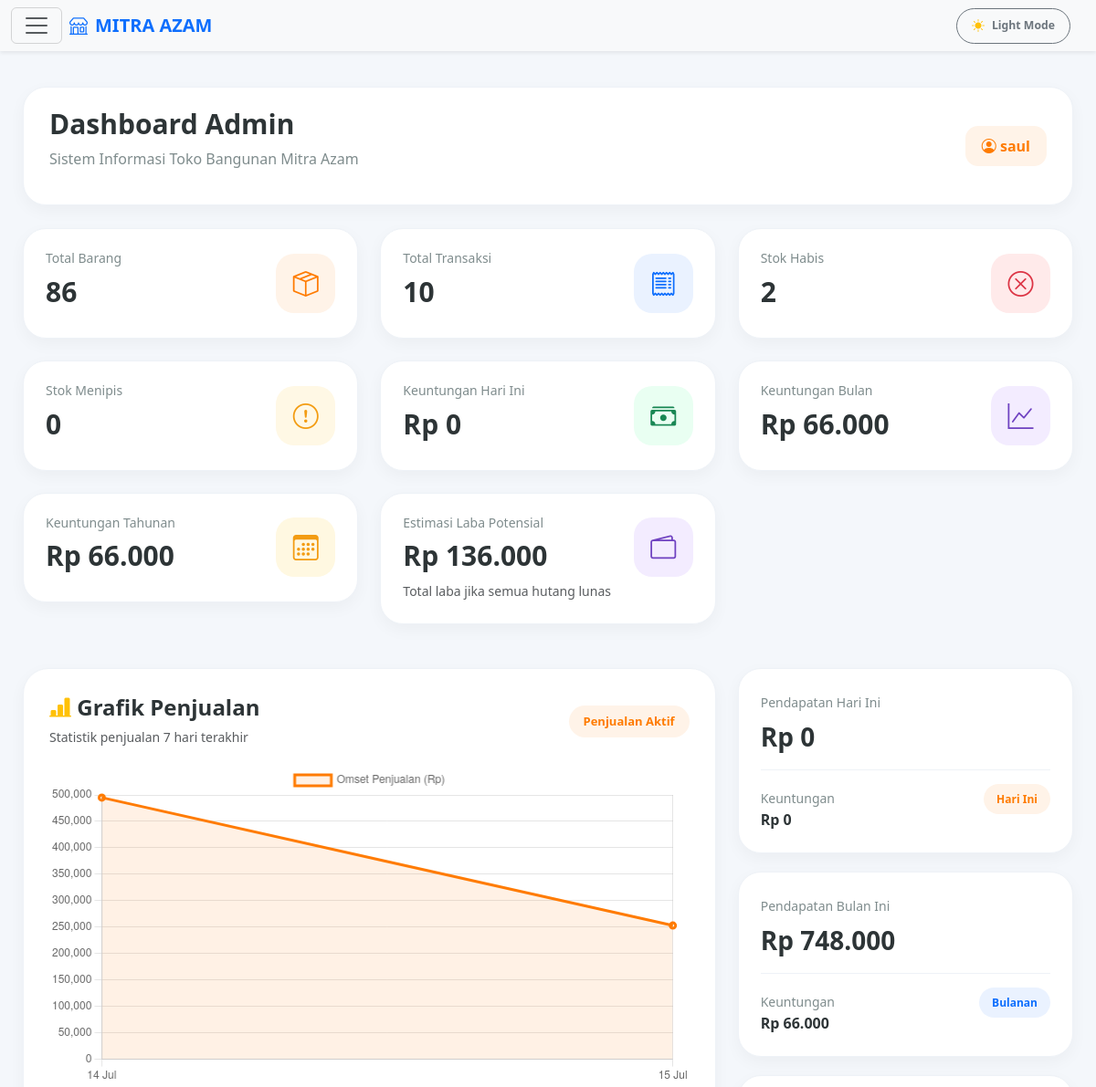
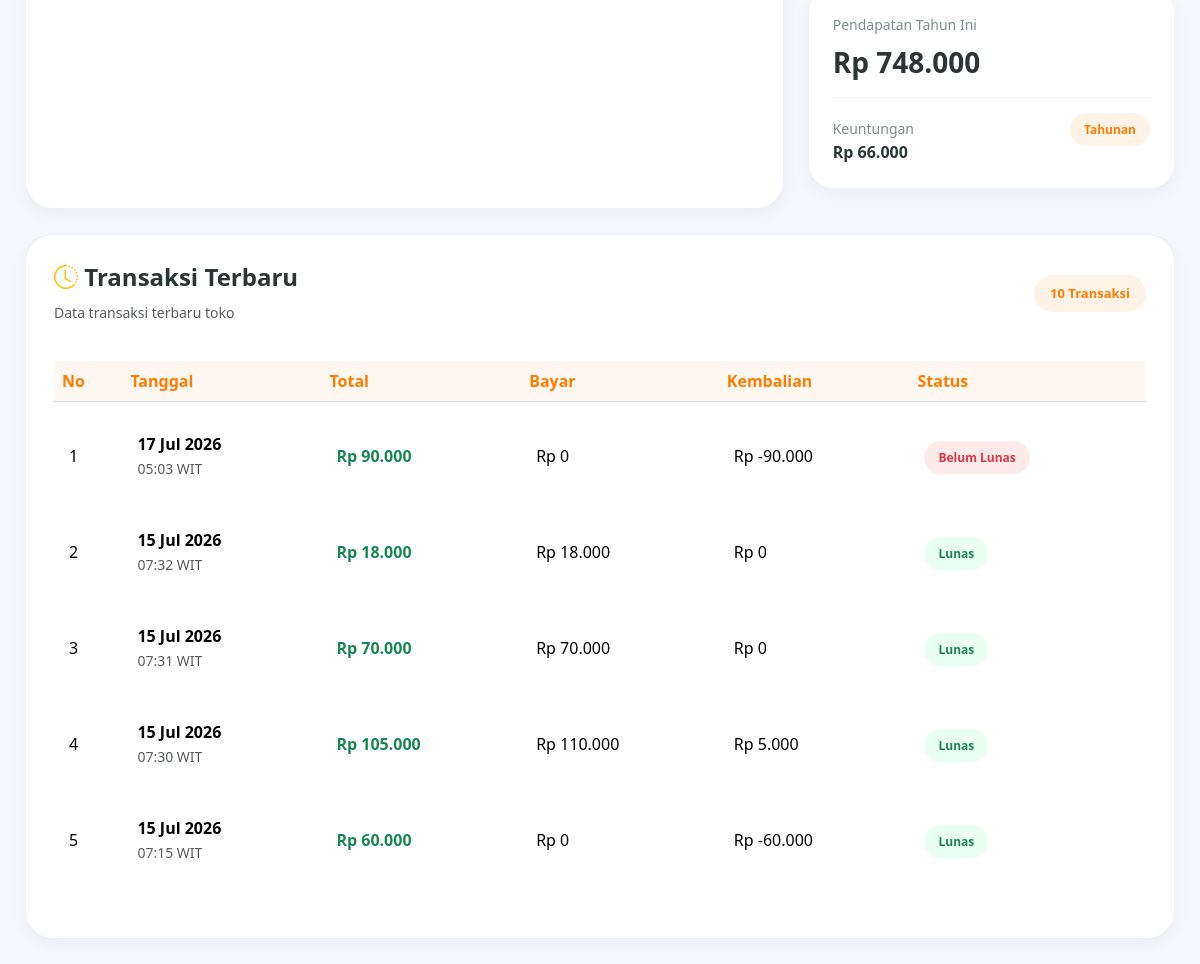
Page /admin/dashboard.php (signed in) on the earlier database version (2 pictures, top to bottom).
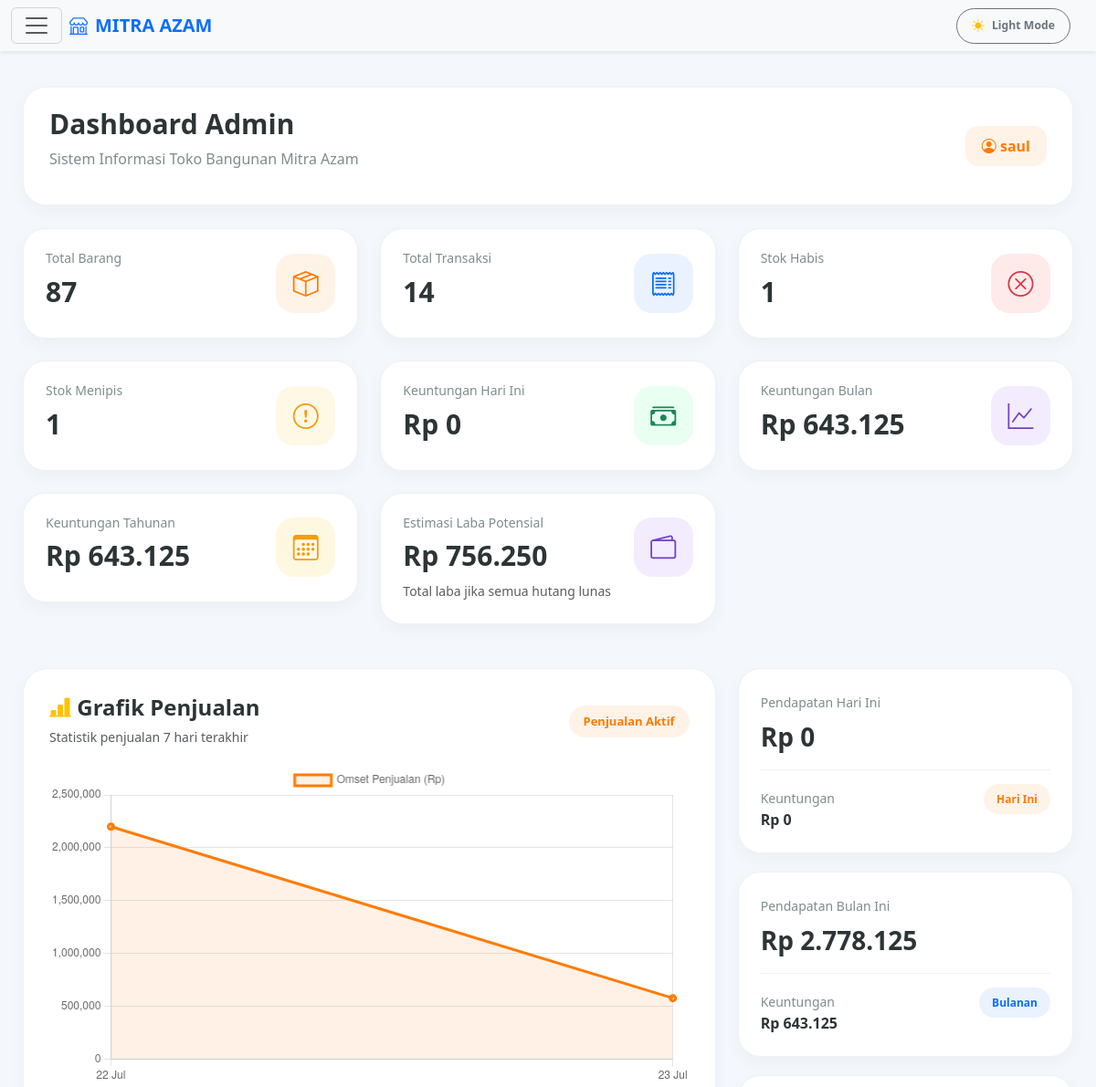
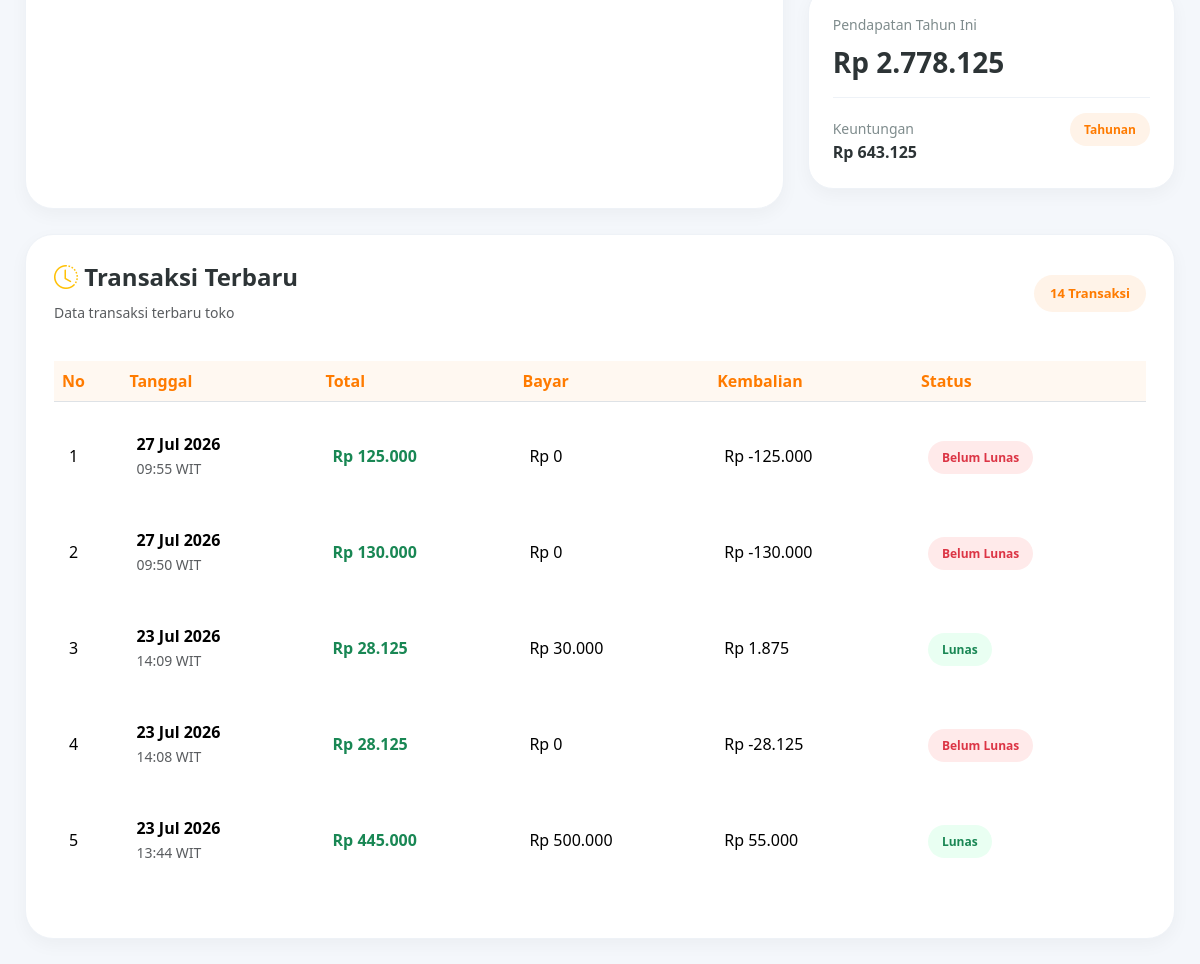
Same page on the later database version (2 pictures, top to bottom).
### tables this page shows
CREATE TABLE `setting` (
  `id_setting` int(11) NOT NULL AUTO_INCREMENT,
  `tema` varchar(20) NOT NULL DEFAULT 'light',
  `notifikasi_stok` varchar(20) NOT NULL,
  `auto_backup` varchar(20) NOT NULL DEFAULT 'nonaktif',
  `terakhir_backup` datetime DEFAULT NULL,
  PRIMARY KEY (`id_setting`)
);

CREATE TABLE `penjualan` (
  `id_penjualan` int(11) NOT NULL AUTO_INCREMENT,
  `tanggal` datetime NOT NULL,
  `total_harga` int(11) NOT NULL,
  `bayar` int(11) NOT NULL,
  `metode_pembayaran` varchar(50) DEFAULT NULL,
  `referensi` varchar(100) DEFAULT NULL,
  `bukti_pembayaran` varchar(255) DEFAULT NULL,
  `kasir` int(11) DEFAULT NULL,
  `nama_kasir` varchar(100) DEFAULT NULL,
  `id_customer` int(11) DEFAULT NULL,
  `kembali` int(11) NOT NULL,
  `nama_customer` varchar(100) DEFAULT NULL,
  `jatuh_tempo` date DEFAULT NULL,
  `status_pembayaran` enum('Lunas','Belum Lunas') NOT NULL,
  `metode_pelunasan` varchar(30) DEFAULT NULL,
  `tanggal_pelunasan` datetime DEFAULT NULL,
  `bukti_pelunasan` varchar(255) DEFAULT NULL,
  `keuntungan` int(11) NOT NULL,
  `id_user` int(11) NOT NULL,
  PRIMARY KEY (`id_penjualan`)
);

### admin/dashboard.php (the view, shortened to what this page needs)
<?php
require_once '../config/koneksi.php';
$queryGlobalSetting = mysqli_query($conn, "SELECT tema FROM setting LIMIT 1");
$globalSetting = mysqli_fetch_assoc($queryGlobalSetting);
$tema_sistem = $globalSetting['tema'] ?? ($_SESSION['tema'] ?? 'light');
$current_tema = $tema_sistem;
$q_barang = mysqli_query(
    $conn,
    "SELECT COUNT(*) AS total FROM barang"
);
$d_barang = mysqli_fetch_assoc($q_barang);
$total_barang = $d_barang['total'] ?? 0;
$q_stok = mysqli_query(
    $conn,
    "SELECT COUNT(*) AS total
     FROM barang
     WHERE stok > 0
     AND stok <= stok_minimum"
);
$d_stok = mysqli_fetch_assoc($q_stok);
$stok_menipis = $d_stok['total'] ?? 0;
$q_habis = mysqli_query(
    $conn,
    "SELECT COUNT(*) AS total
     FROM barang
     WHERE stok <= 0"
);
$d_habis = mysqli_fetch_assoc($q_habis);
$stok_habis = $d_habis['total'] ?? 0;
$q_transaksi = mysqli_query(
    $conn,
    "SELECT COUNT(*) AS total
     FROM penjualan"
);
$d_transaksi = mysqli_fetch_assoc($q_transaksi);
$total_transaksi = $d_transaksi['total'] ?? 0;
$q_hari_ini = mysqli_query(
    $conn,
    "SELECT
    SUM(total_harga) AS total,
    SUM(keuntungan) AS keuntungan
    FROM penjualan
    WHERE DATE(tanggal) = CURDATE()
    AND status_pembayaran = 'Lunas'"
);
$d_hari_ini = mysqli_fetch_assoc($q_hari_ini);
$pendapatan_hari_ini = $d_hari_ini['total'] ?? 0;
$keuntungan_hari_ini = $d_hari_ini['keuntungan'] ?? 0;
$q_bulan = mysqli_query(
    $conn,
    "SELECT
    SUM(total_harga) AS total,
    SUM(keuntungan) AS keuntungan
    FROM penjualan
    WHERE MONTH(tanggal) = MONTH(CURDATE())
    AND YEAR(tanggal) = YEAR(CURDATE())
    AND status_pembayaran = 'Lunas'"
);
$d_bulan = mysqli_fetch_assoc($q_bulan);
$pendapatan_bulan = $d_bulan['total'] ?? 0;
$keuntungan_bulan = $d_bulan['keuntungan'] ?? 0;
$q_tahun = mysqli_query(
    $conn,
    "SELECT
        SUM(total_harga) AS total,
        SUM(keuntungan) AS keuntungan
     FROM penjualan
     WHERE YEAR(tanggal) = YEAR(CURDATE())
     AND status_pembayaran = 'Lunas'"
);
$d_tahun = mysqli_fetch_assoc($q_tahun);
$pendapatan_tahun = $d_tahun['total'] ?? 0;
$keuntungan_tahun = $d_tahun['keuntungan'] ?? 0;
$q_potensial = mysqli_query(
    $conn,
    "SELECT SUM(keuntungan) AS total_potensial
     FROM penjualan"
);
$d_potensial = mysqli_fetch_assoc($q_potensial);
$laba_potensial = $d_potensial['total_potensial'] ?? 0;
$transaksi = mysqli_query(
    $conn,
    "SELECT *
    FROM penjualan
    ORDER BY id_penjualan DESC
    LIMIT 5"
);
?>
<!DOCTYPE html>
<html lang="id" data-bs-theme="<?= $current_tema ?>">
<head>
    <link href="https://cdn.jsdelivr.net/npm/bootstrap@5.3.3/dist/css/bootstrap.min.css" rel="stylesheet">
    <link rel="stylesheet" href="https://cdn.jsdelivr.net/npm/bootstrap-icons@1.11.3/font/bootstrap-icons.min.css">
</head>
<body class="<?= $current_tema == 'dark' ? 'dark-theme' : ''; ?>">
<nav class="navbar bg-body-tertiary fixed-top shadow-sm">
  <div class="container-fluid">
    <button class="navbar-toggler" type="button" data-bs-toggle="offcanvas" data-bs-target="#offcanvasNavbar">
      <span class="navbar-toggler-icon"></span>
    </button>
    <a class="navbar-brand d-flex align-items-center me-auto ms-2 fw-bold text-primary" href="dashboard.php">
      <i class="bi bi-shop me-2"></i> MITRA AZAM
    </a>
    <button class="btn btn-sm btn-outline-secondary rounded-pill px-3 py-2 d-flex align-items-center gap-2 me-3" id="themeToggleBtn">
        <i class="bi <?= $current_tema == 'dark' ? 'bi-moon-stars-fill text-warning' : 'bi-sun-fill text-warning'; ?>"></i>
        <span class="small fw-semibold d-none d-md-inline"><?= $current_tema == 'dark' ? 'Dark Mode' : 'Light Mode'; ?></span>
    </button>
  </div>
</nav>
<div class="content">
    <div class="topbar">
        <div>
            <h2>Dashboard Admin</h2>
            <p>Sistem Informasi Toko Bangunan Mitra Azam</p>
        </div>
        <div class="profile-admin">
            <i class="bi bi-person-circle"></i>
            <?= htmlspecialchars($_SESSION['nama'] ?? 'Admin'); ?>
        </div>
    </div>
    <div class="row g-4">
        <div class="col-md-6 col-lg-4">
            <a href="barang.php" class="dashboard-card">
                <div class="card-flex">
                    <div>
                        <h6>Total Barang</h6>
                        <h3><?= $total_barang; ?></h3>
                    </div>
                    <div class="icon-box orange"><i class="bi bi-box-seam"></i></div>
                </div>
            </a>
        </div>
        <div class="col-md-6 col-lg-4">
            <a href="laporan.php" class="dashboard-card">
                <div class="card-flex">
                    <div>
                        <h6>Total Transaksi</h6>
                        <h3><?= $total_transaksi; ?></h3>
                    </div>
                    <div class="icon-box blue"><i class="bi bi-receipt"></i></div>
                </div>
            </a>
        </div>
        <div class="col-md-6 col-lg-4">
            <a href="barang.php?filter=habis" class="dashboard-card">
                <div class="card-flex">
                    <div>
                        <h6>Stok Habis</h6>
                        <h3><?= $stok_habis; ?></h3>
                    </div>
                    <div class="icon-box red"><i class="bi bi-x-circle"></i></div>
                </div>
            </a>
        </div>
        <div class="col-md-6 col-lg-4">
            <a href="barang.php?filter=menipis" class="dashboard-card">
                <div class="card-flex">
                    <div>
                        <h6>Stok Menipis</h6>
                        <h3><?= $stok_menipis; ?></h3>
                    </div>
                    <div class="icon-box yellow"><i class="bi bi-exclamation-circle"></i></div>
                </div>
            </a>
        </div>
        <div class="col-md-6 col-lg-4">
            <div class="dashboard-card">
                <div class="card-flex">
                    <div>
                        <h6>Keuntungan Hari Ini</h6>
                        <h3>Rp <?= number_format($keuntungan_hari_ini,0,',','.'); ?></h3>
                    </div>
                    <div class="icon-box green"><i class="bi bi-cash-stack"></i></div>
                </div>
            </div>
        </div>
        <div class="col-md-6 col-lg-4">
            <div class="dashboard-card">
                <div class="card-flex">
                    <div>
                        <h6>Keuntungan Bulan</h6>
                        <h3>Rp <?= number_format($keuntungan_bulan,0,',','.'); ?></h3>
                    </div>
                    <div class="icon-box purple"><i class="bi bi-graph-up"></i></div>
                </div>
            </div>
        </div>
        <div class="col-md-6 col-lg-4">
            <div class="dashboard-card">
                <div class="card-flex">
                    <div>
                        <h6>Keuntungan Tahunan</h6>
                        <h3>Rp <?= number_format($keuntungan_tahun,0,',','.'); ?></h3>
                    </div>
                    <div class="icon-box gold"><i class="bi bi-calendar3"></i></div>
                </div>
            </div>
        </div>
        <div class="col-md-6 col-lg-4">
            <div class="dashboard-card">
                <div class="card-flex">
                    <div>
                        <h6>Estimasi Laba Potensial</h6>
                        <h3>Rp <?= number_format($laba_potensial, 0, ',', '.'); ?></h3>
                    </div>
                    <div class="icon-box purple"><i class="bi bi-wallet2"></i></div>
                </div>
                <small class="text-muted">Total laba jika semua hutang lunas</small>
            </div>
        </div>
    </div>
    <div class="row mt-4 g-4">
        <div class="col-lg-8">
            <div class="chart-box">
                <div class="chart-header">
                    <div>
                        <h4><i class="bi bi-bar-chart-line-fill text-warning"></i> Grafik Penjualan</h4>
                        <small class="text-muted">Statistik penjualan 7 hari terakhir</small>
                    </div>
                    <div class="chart-badge">Penjualan Aktif</div>
                </div>
                <div class="chart-container">
                    <canvas id="grafikPenjualan"></canvas>
                </div>
            </div>
        </div>
        <div class="col-lg-4">
            <div class="income-card">
                <small>Pendapatan Hari Ini</small>
                <h4>Rp <?= number_format($pendapatan_hari_ini,0,',','.'); ?></h4>
                <div class="income-footer">
                    <div>
                        <small>Keuntungan</small>
                        <div class="fw-bold">Rp <?= number_format($keuntungan_hari_ini,0,',','.'); ?></div>
                    </div>
                    <div><span class="income-tag tag-orange">Hari Ini</span></div>
                </div>
            </div>
            <div class="income-card">
                <small>Pendapatan Bulan Ini</small>
                <h4>Rp <?= number_format($pendapatan_bulan,0,',','.'); ?></h4>
                <div class="income-footer">
                    <div>
                        <small>Keuntungan</small>
                        <div class="fw-bold">Rp <?= number_format($keuntungan_bulan,0,',','.'); ?></div>
                    </div>
                    <div><span class="income-tag tag-blue">Bulanan</span></div>
                </div>
            </div>
            <div class="income-card">
                <small>Pendapatan Tahun Ini</small>
                <h4>Rp <?= number_format($pendapatan_tahun,0,',','.'); ?></h4>
                <div class="income-footer">
                    <div>
                        <small>Keuntungan</small>
                        <div class="fw-bold">Rp <?= number_format($keuntungan_tahun,0,',','.'); ?></div>
                    </div>
                    <div><span class="income-tag tag-orange">Tahunan</span></div>
                </div>
            </div>
        </div>
    </div>
    <div class="transaction-box">
        <div class="transaction-header">
            <div>
                <h4><i class="bi bi-clock-history text-warning"></i> Transaksi Terbaru</h4>
                <small class="text-muted">Data transaksi terbaru toko</small>
            </div>
            <div class="transaction-count"><?= $total_transaksi; ?> Transaksi</div>
        </div>
        <div class="table-responsive">
            <table class="table align-middle">
                <thead>
                    <tr>
                        <th>No</th>
                        <th>Tanggal</th>
                        <th>Total</th>
                        <th>Bayar</th>
                        <th>Kembalian</th>
                        <th>Status</th>
                    </tr>
                </thead>
                <tbody>
                <?php
                $no = 1;
                while($t = mysqli_fetch_assoc($transaksi)):
                    $is_lunas = (isset($t['status_pembayaran']) && $t['status_pembayaran'] == 'Lunas');
                    $status_badge = $is_lunas ? 'lunas' : 'hutang';
                    $status_text  = $is_lunas ? 'Lunas' : 'Belum Lunas';
                ?>
                <tr>
                    <td><?= $no++; ?></td>
                    <td>
                        <div class="fw-bold"><?= date('d M Y', strtotime($t['tanggal'])); ?></div>
                        <small class="text-muted"><?= date('H:i', strtotime($t['tanggal'])); ?> WIT</small>
                    </td>
                    <td class="fw-bold text-success">Rp <?= number_format($t['total_harga'],0,',','.'); ?></td>
                    <td>Rp <?= number_format($t['bayar'],0,',','.'); ?></td>
                    <td>Rp <?= number_format(($t['bayar'] - $t['total_harga']),0,',','.'); ?></td>
                    <td><span class="status <?= $status_badge; ?>"><?= $status_text; ?></span></td>
                </tr>
                <?php endwhile; ?>
                </tbody>
            </table>
        </div>
    </div>
</div>
</body>
</html>

### admin/dashboard.php (style rules this page uses)
* { margin:0; padding:0; box-sizing:border-box; transition: background 0.3s, color 0.3s; }
body { background:#f4f7fb; font-family:'Segoe UI',sans-serif; color:#2d3436; padding-top: 70px; }
.topbar, .dashboard-card, .chart-box, .income-card, .transaction-box { background: white; border: 1px solid #eef2f7; color: #2d3436; }
.table tbody tr { background: white; color: #2d3436; }
.table thead th { background: #fff8f1; color: #ff7b00; }
.content { padding:25px; }
.topbar { border-radius:25px; padding:22px 28px; display:flex; justify-content:space-between; align-items:center; margin-bottom:25px; box-shadow:0 6px 18px rgba(0,0,0,0.04); }
.topbar h2 { font-size:30px; font-weight:700; }
.topbar p { color:#7f8c8d; margin-top:4px; }
.profile-admin { background:#fff3e8; color:#ff7b00; padding:10px 18px; border-radius:14px; font-weight:600; }
.dashboard-card { border-radius:25px; padding:24px; box-shadow:0 6px 18px rgba(0,0,0,0.04); transition:0.3s; overflow:hidden; position:relative; text-decoration:none; display:block; cursor:pointer; }
.card-flex { display:flex; justify-content:space-between; align-items:center; }
.dashboard-card h6 { color:#7f8c8d; font-size:14px; margin-bottom:10px; }
.dashboard-card h3 { font-size:30px; font-weight:700; }
.icon-box { width:65px; height:65px; border-radius:20px; display:flex; align-items:center; justify-content:center; font-size:28px; }
.orange { background:#fff3e8; color:#ff7b00; }
.blue { background:#eaf2ff; color:#0d6efd; }
.red { background:#ffeaea; color:#dc3545; }
.yellow { background:#fff8e5; color:#f39c12; }
.green { background:#e9fff2; color:#198754; }
.purple { background:#f3ecff; color:#6f42c1; }
.gold { background:#fff8e1; color:#f39c12; }
.chart-box { border-radius:28px; padding:28px; box-shadow:0 6px 18px rgba(0,0,0,0.04); height:100%; }
.chart-header { display:flex; justify-content:space-between; align-items:center; margin-bottom:20px; }
.chart-header h4 { font-weight:700; margin-bottom:5px; }
.chart-badge { background:#fff3e8; color:#ff7b00; padding:8px 16px; border-radius:30px; font-size:13px; font-weight:600; }
.chart-container { position:relative; height:350px; }
.income-card { border-radius:25px; padding:24px; box-shadow:0 6px 18px rgba(0,0,0,0.04); margin-bottom:20px; transition:0.3s; }
.income-card small { color:#7f8c8d; }
.income-card h4 { margin-top:10px; font-size:28px; font-weight:700; }
.income-footer { margin-top:18px; padding-top:18px; border-top:1px solid #eef2f7; display:flex; justify-content:space-between; }
.income-tag { padding:8px 14px; border-radius:30px; font-size:12px; font-weight:600; }
.tag-orange { background:#fff3e8; color:#ff7b00; }
.tag-blue { background:#eaf2ff; color:#0d6efd; }
.transaction-box { margin-top:25px; border-radius:28px; padding:28px; box-shadow:0 6px 18px rgba(0,0,0,0.04); }
.transaction-header { display:flex; justify-content:space-between; align-items:center; margin-bottom:25px; }
.transaction-header h4 { font-weight:700; }
.transaction-count { background:#fff3e8; color:#ff7b00; padding:9px 16px; border-radius:30px; font-size:13px; font-weight:600; }
.table { border-collapse:separate; border-spacing:0 12px; background: transparent; }
.table td { border:none; padding:18px 15px; vertical-align:middle; }
.status { padding:8px 14px; border-radius:30px; font-size:12px; font-weight:700; }
.status.lunas { background:#e9fff2; color:#198754; }
.status.hutang { background:#ffeaea; color:#dc3545; }

Differences in the rows shown:
removed penjualan: tanggal "17 Jul 2026", tanggal "05:03", total_harga "90.000", bayar "0", $t['bayar'] - $t['total_harga'] "-90.000", status_pembayaran "Belum Lunas"
removed penjualan: tanggal "15 Jul 2026", tanggal "07:32", total_harga "18.000", bayar "18.000", $t['bayar'] - $t['total_harga'] "0", status_pembayaran "Lunas"
removed penjualan: tanggal "15 Jul 2026", tanggal "07:31", total_harga "70.000", bayar "70.000", $t['bayar'] - $t['total_harga'] "0", status_pembayaran "Lunas"
removed penjualan: tanggal "15 Jul 2026", tanggal "07:30", total_harga "105.000", bayar "110.000", $t['bayar'] - $t['total_harga'] "5.000", status_pembayaran "Lunas"
removed penjualan: tanggal "15 Jul 2026", tanggal "07:15", total_harga "60.000", bayar "0", $t['bayar'] - $t['total_harga'] "-60.000", status_pembayaran "Lunas"
added penjualan: tanggal "27 Jul 2026", tanggal "09:55", total_harga "125.000", bayar "0", $t['bayar'] - $t['total_harga'] "-125.000", status_pembayaran "Belum Lunas"
added penjualan: tanggal "27 Jul 2026", tanggal "09:50", total_harga "130.000", bayar "0", $t['bayar'] - $t['total_harga'] "-130.000", status_pembayaran "Belum Lunas"
added penjualan: tanggal "23 Jul 2026", tanggal "14:09", total_harga "28.125", bayar "30.000", $t['bayar'] - $t['total_harga'] "1.875", status_pembayaran "Lunas"
added penjualan: tanggal "23 Jul 2026", tanggal "14:08", total_harga "28.125", bayar "0", $t['bayar'] - $t['total_harga'] "-28.125", status_pembayaran "Belum Lunas"
added penjualan: tanggal "23 Jul 2026", tanggal "13:44", total_harga "445.000", bayar "500.000", $t['bayar'] - $t['total_harga'] "55.000", status_pembayaran "Lunas"
Other differences:
$total_barang: "86" → "87"
$total_transaksi: "10" → "14"
$stok_habis: "2" → "1"
$stok_menipis: "0" → "1"
$keuntungan_bulan: "66.000" → "643.125"
$keuntungan_tahun: "66.000" → "643.125"
$laba_potensial: "136.000" → "756.250"
chart data {{ json_encode($data_grafik) }}: [495000,253000] → [2200000,578125]
$pendapatan_bulan: "748.000" → "2.778.125"
$pendapatan_tahun: "748.000" → "2.778.125"
